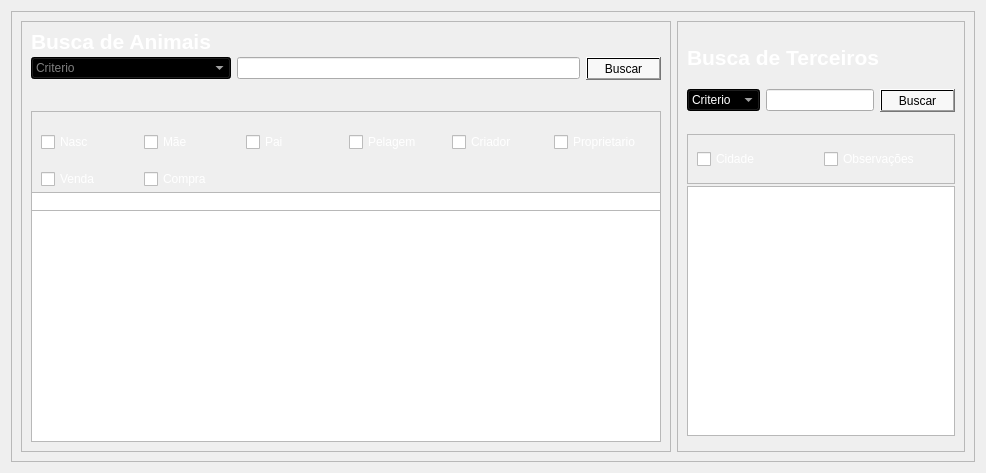
            <widget class="QWidget" name="busca">
             <layout class="QVBoxLayout" name="verticalLayout_12">
              <item>
               <widget class="QFrame" name="frame_6">
                <property name="frameShape">
                 <enum>QFrame::StyledPanel</enum>
                </property>
                <property name="frameShadow">
                 <enum>QFrame::Raised</enum>
                </property>
                <layout class="QHBoxLayout" name="horizontalLayout_8">
                 <item>
                  <widget class="QFrame" name="frame">
                   <property name="minimumSize">
                    <size>
                     <width>650</width>
                     <height>0</height>
                    </size>
                   </property>
                   <property name="maximumSize">
                    <size>
                     <width>650</width>
                     <height>16777215</height>
                    </size>
                   </property>
                   <property name="frameShape">
                    <enum>QFrame::StyledPanel</enum>
                   </property>
                   <property name="frameShadow">
                    <enum>QFrame::Raised</enum>
                   </property>
                   <layout class="QGridLayout" name="gridLayout_3">
                    <item row="3" column="0">
                     <widget class="QComboBox" name="criterioBuscaComboBox">
                      <property name="styleSheet">
                       <string notr="true">color: rgb(255, 255, 255);
background-color: qlineargradient(spread:pad, x1:0, y1:0, x2:1, y2:1, stop:1 rgba(0, 0, 0, 71));</string>
                      </property>
                      <property name="placeholderText">
                       <string>Criterio</string>
                      </property>
                      <item>
                       <property name="text">
                        <string>Chip</string>
                       </property>
                      </item>
                      <item>
                       <property name="text">
                        <string>ChipPai</string>
                       </property>
                      </item>
                      <item>
                       <property name="text">
                        <string>ChipMae</string>
                       </property>
                      </item>
                      <item>
                       <property name="text">
                        <string>Nascimento</string>
                       </property>
                      </item>
                      <item>
                       <property name="text">
                        <string>Nome</string>
                       </property>
                      </item>
                      <item>
                       <property name="text">
                        <string>Pelagem</string>
                       </property>
                      </item>
                      <item>
                       <property name="text">
                        <string>Proprietario</string>
                       </property>
                      </item>
                      <item>
                       <property name="text">
                        <string>Preço de Compra</string>
                       </property>
                      </item>
                      <item>
                       <property name="text">
                        <string>Preço de Venda</string>
                       </property>
                      </item>
                     </widget>
                    </item>
                    <item row="3" column="2">
                     <widget class="QPushButton" name="buscarAnimalpushButton">
                      <property name="styleSheet">
                       <string notr="true">background-color: qlineargradient(spread:pad, x1:0, y1:0, x2:1, y2:1, stop:1 rgba(255, 255, 255, 140));</string>
                      </property>
                      <property name="text">
                       <string>Buscar</string>
                      </property>
                     </widget>
                    </item>
                    <item row="3" column="1">
                     <widget class="QLineEdit" name="buscaDeAnimallineEdit">
                      <property name="styleSheet">
                       <string notr="true">color: rgb(255, 255, 255);</string>
                      </property>
                      <property name="placeholderText">
                       <string>Digite aqui a sua busca</string>
                      </property>
                     </widget>
                    </item>
                    <item row="0" column="0">
                     <widget class="QLabel" name="label">
                      <property name="minimumSize">
                       <size>
                        <width>200</width>
                        <height>20</height>
                       </size>
                      </property>
                      <property name="maximumSize">
                       <size>
                        <width>100</width>
                        <height>20</height>
                       </size>
                      </property>
                      <property name="font">
                       <font>
                        <pointsize>16</pointsize>
                        <bold>true</bold>
                       </font>
                      </property>
                      <property name="styleSheet">
                       <string notr="true">color: rgb(255, 255, 255);</string>
                      </property>
                      <property name="text">
                       <string>Busca de Animais</string>
                      </property>
                     </widget>
                    </item>
                    <item row="5" column="0" colspan="3">
                     <widget class="QTableWidget" name="buscaDeAnimaltableWidget">
                      <property name="minimumSize">
                       <size>
                        <width>0</width>
                        <height>250</height>
                       </size>
                      </property>
                      <property name="maximumSize">
                       <size>
                        <width>16777215</width>
                        <height>250</height>
                       </size>
                      </property>
                      <property name="styleSheet">
                       <string notr="true">color: rgb(255, 255, 255);</string>
                      </property>
                     </widget>
                    </item>
                    <item row="4" column="0" colspan="3">
                     <widget class="QFrame" name="frame_9">
                      <property name="minimumSize">
                       <size>
                        <width>150</width>
                        <height>100</height>
                       </size>
                      </property>
                      <property name="maximumSize">
                       <size>
                        <width>1200</width>
                        <height>50</height>
                       </size>
                      </property>
                      <property name="frameShape">
                       <enum>QFrame::StyledPanel</enum>
                      </property>
                      <property name="frameShadow">
                       <enum>QFrame::Raised</enum>
                      </property>
                      <layout class="QGridLayout" name="gridLayout_5">
                       <item row="1" column="0">
                        <widget class="QCheckBox" name="vendaBuscacheckBox">
                         <property name="styleSheet">
                          <string notr="true">color: rgb(255, 255, 255);</string>
                         </property>
                         <property name="text">
                          <string>Venda</string>
                         </property>
                        </widget>
                       </item>
                       <item row="0" column="2">
                        <widget class="QCheckBox" name="codChipPaiBuscacheckBox">
                         <property name="styleSheet">
                          <string notr="true">color: rgb(255, 255, 255);</string>
                         </property>
                         <property name="text">
                          <string>Pai</string>
                         </property>
                        </widget>
                       </item>
                       <item row="1" column="1" colspan="2">
                        <widget class="QCheckBox" name="compraBuscacheckBox">
                         <property name="styleSheet">
                          <string notr="true">color: rgb(255, 255, 255);</string>
                         </property>
                         <property name="text">
                          <string>Compra</string>
                         </property>
                        </widget>
                       </item>
                       <item row="0" column="3">
                        <widget class="QCheckBox" name="pelagemBuscacheckbox">
                         <property name="styleSheet">
                          <string notr="true">color: rgb(255, 255, 255);</string>
                         </property>
                         <property name="text">
                          <string>Pelagem</string>
                         </property>
                        </widget>
                       </item>
                       <item row="0" column="5">
                        <widget class="QCheckBox" name="proprietarioBuscacheckBox">
                         <property name="styleSheet">
                          <string notr="true">color: rgb(255, 255, 255);</string>
                         </property>
                         <property name="text">
                          <string>Proprietario</string>
                         </property>
                        </widget>
                       </item>
                       <item row="0" column="1">
                        <widget class="QCheckBox" name="codChipMaeBuscacheckBox">
                         <property name="styleSheet">
                          <string notr="true">color: rgb(255, 255, 255);</string>
                         </property>
                         <property name="text">
                          <string>Mãe</string>
                         </property>
                        </widget>
                       </item>
                       <item row="0" column="0">
                        <widget class="QCheckBox" name="nascimentoBuscacheckBox">
                         <property name="styleSheet">
                          <string notr="true">color: rgb(255, 255, 255);</string>
                         </property>
                         <property name="text">
                          <string>Nasc</string>
                         </property>
                        </widget>
                       </item>
                       <item row="0" column="4">
                        <widget class="QCheckBox" name="criadorBuscacheckBox">
                         <property name="styleSheet">
                          <string notr="true">color: rgb(255, 255, 255);</string>
                         </property>
                         <property name="text">
                          <string>Criador</string>
                         </property>
                        </widget>
                       </item>
                      </layout>
                     </widget>
                    </item>
                   </layout>
                  </widget>
                 </item>
                 <item>
                  <widget class="QFrame" name="frame_7">
                   <property name="frameShape">
                    <enum>QFrame::StyledPanel</enum>
                   </property>
                   <property name="frameShadow">
                    <enum>QFrame::Raised</enum>
                   </property>
                   <layout class="QGridLayout" name="gridLayout_4">
                    <item row="0" column="0" colspan="3">
                     <widget class="QLabel" name="label_9">
                      <property name="minimumSize">
                       <size>
                        <width>100</width>
                        <height>40</height>
                       </size>
                      </property>
                      <property name="maximumSize">
                       <size>
                        <width>16777215</width>
                        <height>40</height>
                       </size>
                      </property>
                      <property name="font">
                       <font>
                        <pointsize>16</pointsize>
                        <bold>true</bold>
                       </font>
                      </property>
                      <property name="styleSheet">
                       <string notr="true">color: rgb(255, 255, 255);</string>
                      </property>
                      <property name="text">
                       <string>Busca de Terceiros</string>
                      </property>
                     </widget>
                    </item>
                    <item row="1" column="0">
                     <widget class="QComboBox" name="criterioBuscaTerceirocomboBox">
                      <property name="styleSheet">
                       <string notr="true">color: rgb(255, 255, 255);
background-color: qlineargradient(spread:pad, x1:0, y1:0, x2:1, y2:1, stop:1 rgba(0, 0, 0, 71));</string>
                      </property>
                      <item>
                       <property name="text">
                        <string>Criterio</string>
                       </property>
                      </item>
                      <item>
                       <property name="text">
                        <string>CPF</string>
                       </property>
                      </item>
                      <item>
                       <property name="text">
                        <string>Contato</string>
                       </property>
                      </item>
                      <item>
                       <property name="text">
                        <string>Nome</string>
                       </property>
                      </item>
                     </widget>
                    </item>
                    <item row="1" column="1">
                     <widget class="QLineEdit" name="buscaTerceirolineEdit">
                      <property name="styleSheet">
                       <string notr="true">color: rgb(255,255,255);</string>
                      </property>
                      <property name="placeholderText">
                       <string>Digite aqui</string>
                      </property>
                     </widget>
                    </item>
                    <item row="1" column="2">
                     <widget class="QPushButton" name="buscarTerceiropushButton">
                      <property name="styleSheet">
                       <string notr="true">background-color: qlineargradient(spread:pad, x1:0, y1:0, x2:1, y2:1, stop:1 rgba(255, 255, 255, 140));</string>
                      </property>
                      <property name="text">
                       <string>Buscar</string>
                      </property>
                     </widget>
                    </item>
                    <item row="2" column="0" colspan="3">
                     <widget class="QFrame" name="frame_10">
                      <property name="minimumSize">
                       <size>
                        <width>50</width>
                        <height>50</height>
                       </size>
                      </property>
                      <property name="maximumSize">
                       <size>
                        <width>500</width>
                        <height>30</height>
                       </size>
                      </property>
                      <property name="frameShape">
                       <enum>QFrame::StyledPanel</enum>
                      </property>
                      <property name="frameShadow">
                       <enum>QFrame::Raised</enum>
                      </property>
                      <layout class="QGridLayout" name="gridLayout_6">
                       <item row="0" column="0">
                        <widget class="QCheckBox" name="cidadeTerceirocheckBox">
                         <property name="styleSheet">
                          <string notr="true">color: rgb(255, 255, 255);</string>
                         </property>
                         <property name="text">
                          <string>Cidade</string>
                         </property>
                        </widget>
                       </item>
                       <item row="0" column="1">
                        <widget class="QCheckBox" name="observacoesTerceirocheckBox">
                         <property name="styleSheet">
                          <string notr="true">color: rgb(255, 255, 255);</string>
                         </property>
                         <property name="text">
                          <string>Observações</string>
                         </property>
                        </widget>
                       </item>
                      </layout>
                     </widget>
                    </item>
                    <item row="3" column="0" colspan="3">
                     <widget class="QTableView" name="tableView">
                      <property name="minimumSize">
                       <size>
                        <width>0</width>
                        <height>250</height>
                       </size>
                      </property>
                      <property name="maximumSize">
                       <size>
                        <width>16777215</width>
                        <height>250</height>
                       </size>
                      </property>
                     </widget>
                    </item>
                   </layout>
                  </widget>
                 </item>
                </layout>
               </widget>
              </item>
             </layout>
            </widget>
